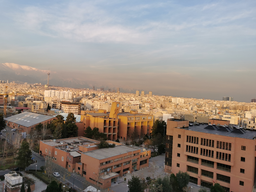
#> input picture imgs/Image1.png, 256 x 192 px, shrunk from 1094 x 821 before the run; the run also reads 1 picture not shown here
$ jupyter execute Panorama.ipynb   (older library calls are emulated)
#> lines starting #> are read from the running program, lines starting #| are printed output that depends on the picture; after the words box and inside, x2 and y2 are one past the last pixel; in counts of white or black regions, pixels touching at a corner belong together
# 1. Harris Corner Detector

[cell 1]
import cv2
import numpy as np
from matplotlib import pyplot as plt


def harris_corner_detector(image_path, gaussian_window_size=3, alpha=0.04, threshold=0.01,
                           neighborhood_size=3, non_maximal_suppression_enable=True):
    """
    Detects corners in an image using the Harris Corner Detection method.

    Args:
        image_path (str): The path to the image file.
        gaussian_window_size (int): Size of the Gaussian filter window. Default is 3.
        alpha (float): Harris detector free parameter. Default is 0.04.
        threshold (float): Threshold for corner detection. Default is 0.01.
        neighborhood_size (int): Size of the neighborhood for non-maximal suppression. Default is 3.
        non_maximal_suppression_enable (bool): Whether to apply non-maximal suppression. Default is True.

    Returns:
        tuple: The original image with corners marked and the binary corner response image.
    """
    # Load and convert image to grayscale
    image = cv2.imread(image_path)
    gray_image = cv2.cvtColor(image, cv2.COLOR_BGR2GRAY)

    # Apply Gaussian smoothing
    smoothed_image = apply_gaussian_blur(gray_image, gaussian_window_size)

    # Compute gradients
    Ix, Iy = compute_image_gradients(smoothed_image)

    # Compute the Harris corner response matrix
    R = compute_harris_response(Ix, Iy, alpha, neighborhood_size)

    # Identify corners based on threshold
    corners = identify_corners(R, threshold)

    # Apply non-maximal suppression if enabled
    if non_maximal_suppression_enable:
        corners = non_maximal_suppression(corners, neighborhood_size)

    # Draw corners on the image
    image_with_corners = draw_corners_on_image(image, corners, neighborhood_size)

    return cv2.cvtColor(image_with_corners, cv2.COLOR_BGR2RGB), corners


def apply_gaussian_blur(image, gaussian_window_size):
    """
    Applies Gaussian blur to the image.

    Args:
        image (numpy.ndarray): Grayscale image to be smoothed.
        gaussian_window_size (int): Size of the Gaussian filter window.

    Returns:
        numpy.ndarray: Smoothed image.
    """
    return cv2.GaussianBlur(image, (gaussian_window_size, gaussian_window_size), 0)


def compute_image_gradients(image):
    """
    Computes the gradients of the image using the Sobel operator.

    Args:
        image (numpy.ndarray): Smoothed grayscale image.

    Returns:
        tuple: Gradients in the x and y directions (Ix, Iy).
    """
    Ix = cv2.Sobel(image, cv2.CV_64F, 1, 0, ksize=3)
    Iy = cv2.Sobel(image, cv2.CV_64F, 0, 1, ksize=3)
    return Ix, Iy


def compute_harris_response(Ix, Iy, alpha, neighborhood_size):
    """
    Computes the Harris corner response matrix.

    Args:
        Ix (numpy.ndarray): Gradient in the x direction.
        Iy (numpy.ndarray): Gradient in the y direction.
        alpha (float): Harris detector free parameter.
        neighborhood_size (int): Size of the neighborhood window for summation.

    Returns:
        numpy.ndarray: Harris corner response matrix R.
    """
    Ixx = Ix ** 2
    Ixy = Ix * Iy
    Iyy = Iy ** 2

    # Sum of products of derivatives at each pixel
    window = np.ones((neighborhood_size, neighborhood_size), dtype=np.float32)
    Sxx = cv2.filter2D(Ixx, -1, window)
    Sxy = cv2.filter2D(Ixy, -1, window)
    Syy = cv2.filter2D(Iyy, -1, window)

    # Determinant and trace of the Harris matrix
    det_M = (Sxx * Syy) - (Sxy ** 2)
    trace_M = Sxx + Syy

    # Harris response formula
    return det_M - alpha * (trace_M ** 2)


def identify_corners(R, threshold):
    """
    Identifies corners based on the threshold.

    Args:
        R (numpy.ndarray): Harris corner response matrix.
        threshold (float): Threshold for corner detection.

    Returns:
        numpy.ndarray: Binary image with corners marked as 255.
    """
    corners = np.zeros_like(R, dtype=np.uint8)
    corners[R > threshold * np.max(R)] = 255
    return corners


def non_maximal_suppression(corners, neighborhood_size):
    """
    Applies non-maximal suppression to the corners.

    Args:
        corners (numpy.ndarray): Binary image with initial corner detections.
        neighborhood_size (int): Size of the neighborhood for suppression.

    Returns:
        numpy.ndarray: Binary image with non-maximally suppressed corners.
    """
    half_size = neighborhood_size // 2
    suppressed_corners = np.copy(corners)

    for i in range(half_size, corners.shape[0] - half_size):
        for j in range(half_size, corners.shape[1] - half_size):
            if corners[i, j] == 255:
                window = corners[i - half_size:i + half_size + 1, j - half_size:j + half_size + 1]
                if np.max(window) != 255:
                    suppressed_corners[i, j] = 0

    return suppressed_corners


def draw_corners_on_image(image, corners, neighborhood_size):
    """
    Draws circles on the original image at detected corner locations.

    Args:
        image (numpy.ndarray): Original image.
        corners (numpy.ndarray): Binary image with corner detections.
        neighborhood_size (int): Size of the neighborhood used for corner detection.

    Returns:
        numpy.ndarray: Image with corners marked.
    """
    height, width = image.shape[:2]
    offset = neighborhood_size // 2

    for y in range(offset, height - offset):
        for x in range(offset, width - offset):
            if corners[y, x] == 255:
                cv2.circle(image, (x, y), 5, (255, 0, 0), -1)

    return image

## 1.1 Effect of Different Gaussian Window Sizes

[cell 2]
# Example usage: Detecting corners with different Gaussian window sizes
img_with_corners_g3, _ = harris_corner_detector("./imgs/Image1.png", gaussian_window_size=3, alpha=0.04, threshold=0.30, neighborhood_size=5)
#> in harris_corner_detector, image is the input picture: shape (192, 256, 3); mean B, G, R 127.1, 135.4, 146.5
#> in harris_corner_detector, `gray_image = cv2.cvtColor(image, cv2.COLOR_BGR2GRAY)`:
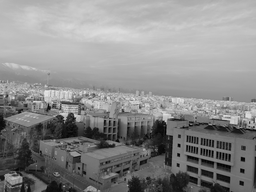
#> gray_image: shape (192, 256); min 0, max 230, mean 137.8
#> in compute_harris_response, `Sxy = cv2.filter2D(Ixy, -1, window)`:
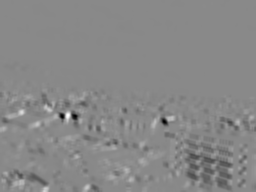
#> Sxy: shape (192, 256) float64; min -733355, max 630647, mean -5842.4; drawn with min black and max white
#> in compute_harris_response, `return det_M - alpha * (trace_M ** 2)`:
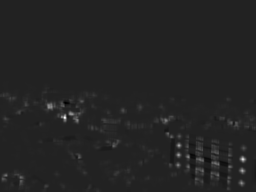
#> returned value: shape (192, 256) float64; min -1.23e+11, max 7.82e+11, mean 6.42e+09; drawn with min black and max white
#> in harris_corner_detector, `corners = identify_corners(R, threshold)`:
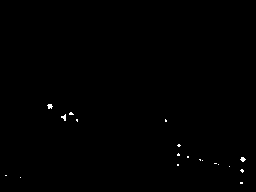
#> corners: shape (192, 256); 0.27% white in thin lines or dots, all inside (x1, y1, x2, y2) = (5, 104, 246, 184)
#> after the loop in draw_corners_on_image, `for y in range(offset, height - offset):`:
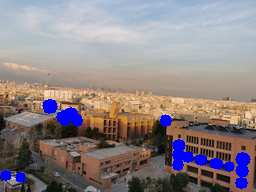
#> image: shape (192, 256, 3); mean B, G, R 134.3, 131.5, 141.5
img_with_corners_g5, _ = harris_corner_detector("./imgs/Image1.png", gaussian_window_size=5, alpha=0.04, threshold=0.30, neighborhood_size=5)
img_with_corners_g7, _ = harris_corner_detector("./imgs/Image1.png", gaussian_window_size=7, alpha=0.04, threshold=0.30, neighborhood_size=5)
#> call 3 of harris_corner_detector, with image_path = './imgs/Image1.png', gaussian_window_size = 7, alpha = 0.04, threshold = 0.3, neighborhood_size = 5, non_maximal_suppression_enable = True
#> in compute_image_gradients (call 3), `Ix = cv2.Sobel(image, cv2.CV_64F, 1, 0, ksize=3)`:
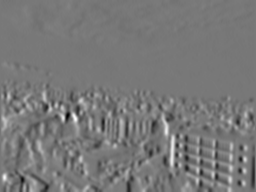
#> Ix: shape (192, 256) float64; min -228, max 256, mean 0.7; drawn with min black and max white
#> in compute_image_gradients (call 3), `Iy = cv2.Sobel(image, cv2.CV_64F, 0, 1, ksize=3)`:
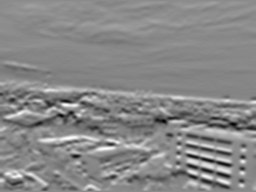
#> Iy: shape (192, 256) float64; min -238, max 198, mean -4.8; drawn with min black and max white
#> call 3 of compute_harris_response, with alpha = 0.04, neighborhood_size = 5
#> in compute_harris_response (call 3), `Iyy = Iy ** 2`:
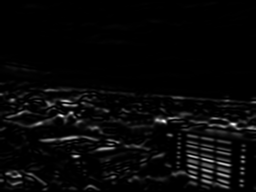
#> Iyy: shape (192, 256) float64; min 0, max 56644, mean 1864.2; drawn with min black and max white
#> in compute_harris_response (call 3), `trace_M = Sxx + Syy`:
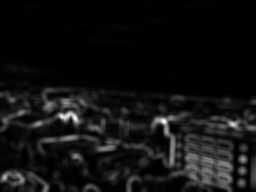
#> trace_M: shape (192, 256) float64; min 20, max 1026872, mean 70808.9; drawn with min black and max white
#> in harris_corner_detector (call 3), `corners = identify_corners(R, threshold)`:
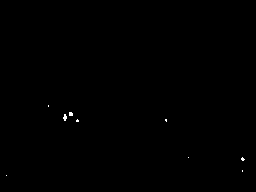
#> corners: shape (192, 256); 0.13% white in thin lines or dots, all inside (x1, y1, x2, y2) = (6, 105, 245, 176)

# Plotting the results
plt.figure(figsize=(15, 5))
plt.subplot(1, 3, 1)
plt.imshow(img_with_corners_g3)
plt.title("Gaussian Window = 3")
plt.axis(False)
plt.subplot(1, 3, 2)
plt.imshow(img_with_corners_g5)
plt.title("Gaussian Window = 5")
plt.axis(False)
plt.subplot(1, 3, 3)
plt.imshow(img_with_corners_g7)
plt.title("Gaussian Window = 7")
plt.axis(False)
plt.show()

## 1.2 Effect of Different Threshold Values

[cell 3]
# Example usage: Visualize corners with different threshold values
img_with_corners_th1, _ = harris_corner_detector("./imgs/Image1.png", gaussian_window_size=3, alpha=0.04, threshold=0.10, neighborhood_size=5)
img_with_corners_th3, _ = harris_corner_detector("./imgs/Image1.png", gaussian_window_size=3, alpha=0.04, threshold=0.30, neighborhood_size=5)
img_with_corners_th5, _ = harris_corner_detector("./imgs/Image1.png", gaussian_window_size=3, alpha=0.04, threshold=0.50, neighborhood_size=5)

# Plotting the results
plt.figure(figsize=(15, 5))
plt.subplot(1, 3, 1)
plt.imshow(img_with_corners_th1)
plt.title("Threshold = 0.1")
plt.axis(False)
plt.subplot(1, 3, 2)
plt.imshow(img_with_corners_th3)
plt.title("Threshold = 0.3")
plt.axis(False)
plt.subplot(1, 3, 3)
plt.imshow(img_with_corners_th5)
plt.title("Threshold = 0.5")
plt.axis(False)
plt.show()

## 1.3 Effect of Non-Maximal Suppression

[cell 4]
# Example usage: Visualize corners with and without non-maximal suppression
img_with_corners_wo_nms, _ = harris_corner_detector("./imgs/Image1.png", gaussian_window_size=3, alpha=0.04, threshold=0.30, neighborhood_size=5, non_maximal_suppression_enable=False)
img_with_corners_w_nms, _ = harris_corner_detector("./imgs/Image1.png", gaussian_window_size=3, alpha=0.04, threshold=0.30, neighborhood_size=5)

# Plotting the results
plt.figure(figsize=(15, 5))
plt.subplot(1, 2, 1)
plt.imshow(img_with_corners_wo_nms)
plt.title("Before Non-Maximal Suppression")
plt.axis(False)
plt.subplot(1, 2, 2)
plt.imshow(img_with_corners_w_nms)
plt.title("After Non-Maximal Suppression")
plt.axis(False)
plt.show()

# 2. RANSAC & Panorama Image

[cell 5]
import cv2
import numpy as np
import matplotlib.pyplot as plt


def draw_matches(img1, img2, kp1, kp2, matches):
    """
    Draws matches between keypoints of two images.

    Args:
        img1 (numpy.ndarray): First image.
        img2 (numpy.ndarray): Second image.
        kp1 (list): Keypoints in the first image.
        kp2 (list): Keypoints in the second image.
        matches (list): List of matched keypoints.

    Returns:
        numpy.ndarray: Image with matches drawn.
    """
    return cv2.drawMatches(
        img1, kp1,
        img2, kp2,
        matches, None,
        flags=cv2.DrawMatchesFlags_NOT_DRAW_SINGLE_POINTS
    )


def sift_feature_matching(img1, img2):
    """
    Performs SIFT feature detection and matching between two images.

    Args:
        img1 (numpy.ndarray): First grayscale image.
        img2 (numpy.ndarray): Second grayscale image.

    Returns:
        tuple: Source points, destination points, and image with matches drawn.
    """
    # Initialize SIFT detector
    sift = cv2.SIFT_create()

    # Detect keypoints and compute descriptors
    kp1, des1 = sift.detectAndCompute(img1, None)
    kp2, des2 = sift.detectAndCompute(img2, None)

    # Initialize Brute Force Matcher and match descriptors
    bf = cv2.BFMatcher()
    matches = bf.knnMatch(des1, des2, k=2)

    # Apply ratio test to filter good matches
    good_matches = [m for m, n in matches if m.distance < 0.75 * n.distance]

    # Draw matches between keypoints
    matched_img = draw_matches(img1, img2, kp1, kp2, good_matches)

    # Extract matched keypoints
    src_pts = np.float32([kp1[m.queryIdx].pt for m in good_matches]).reshape(-1, 1, 2)
    dst_pts = np.float32([kp2[m.trainIdx].pt for m in good_matches]).reshape(-1, 1, 2)

    return src_pts, dst_pts, matched_img


def ransac_homography(src_pts, dst_pts, num_iterations=2000, threshold=4):
    """
    Computes the best homography matrix using RANSAC.

    Args:
        src_pts (numpy.ndarray): Source points from the first image.
        dst_pts (numpy.ndarray): Destination points from the second image.
        num_iterations (int): Number of RANSAC iterations. Default is 2000.
        threshold (float): Distance threshold to determine inliers. Default is 4.

    Returns:
        numpy.ndarray: Homography matrix.
    """
    best_H = None
    max_inliers = 0

    for _ in range(num_iterations):
        # Randomly select 4 correspondences to compute homography
        indices = np.random.choice(len(src_pts), 4, replace=False)
        src_sample = src_pts[indices]
        dst_sample = dst_pts[indices]

        # Compute homography matrix
        H, _ = cv2.findHomography(src_sample, dst_sample, cv2.RANSAC, threshold)

        # Apply homography to all points
        transformed_pts = cv2.perspectiveTransform(src_pts, H)

        # Calculate number of inliers
        distances = np.linalg.norm(transformed_pts - dst_pts, axis=2)
        inliers = np.sum(distances < threshold)

        # Update the best homography matrix if more inliers are found
        if inliers > max_inliers:
            max_inliers = inliers
            best_H = H

    return best_H


def stitch_images(img1, img2, H):
    """
    Stitches two images together using a homography matrix.

    Args:
        img1 (numpy.ndarray): First image.
        img2 (numpy.ndarray): Second image.
        H (numpy.ndarray): Homography matrix.

    Returns:
        numpy.ndarray: Stitched image.
    """
    height, width = img2.shape[:2]

    # Warp img1 to align with img2 using the homography matrix
    warped_img1 = cv2.warpPerspective(img1, H, (img1.shape[1] + width, height))
    warped_img1[:height, :width] = img2

    return warped_img1


def show_images(*images, titles=None):
    """
    Displays multiple images using matplotlib.

    Args:
        *images: Variable length image list to display.
        titles (list, optional): Titles for each subplot. Defaults to None.

    Returns:
        None
    """
    num_images = len(images)
    plt.figure(figsize=(15, 12))

    for i, image in enumerate(images):
        plt.subplot(num_images, 1, i + 1)
        plt.imshow(cv2.cvtColor(image, cv2.COLOR_BGR2RGB))
        if titles:
            plt.title(titles[i])
        plt.axis('off')

    plt.show()


if __name__ == "__main__":
    # Load images
    img1 = cv2.imread('./imgs/Image1.png')
    img2 = cv2.imread('./imgs/Image2.png')

    # Convert images to grayscale
    gray_img1 = cv2.cvtColor(img1, cv2.COLOR_BGR2GRAY)
    gray_img2 = cv2.cvtColor(img2, cv2.COLOR_BGR2GRAY)

    # Extract features and matching points
    src_pts, dst_pts, matched_img = sift_feature_matching(gray_img1, gray_img2)
#> in sift_feature_matching, `kp1, des1 = sift.detectAndCompute(img1, None)`: kp1 = 408 keypoints; strongest (x, y, size): (179, 145, 2.1), (178, 155, 2.1), (243, 159, 3), (178, 165, 2.1)
#> in sift_feature_matching, `kp2, des2 = sift.detectAndCompute(img2, None)`: kp2 = 392 keypoints; strongest (x, y, size): (79, 166, 2.1), (38, 156, 9.2), (10, 155, 9.4), (126, 100, 1.9)
#> in sift_feature_matching, `matches = bf.knnMatch(des1, des2, k=2)`: matches = 408 matches
#> in sift_feature_matching, `good_matches = [m for m, n in matches if m.distance < 0.75 * n.distance]`: good_matches = 72 matches
#> in sift_feature_matching, `src_pts = np.float32([kp1[m.queryIdx].pt for m in good_matches]).resha..`: src_pts = 72 rows, first 8: [7.05, 63.91], [10.5, 154], [13.1, 178], [16.9, 143.1], [19.72, 105.3], [20.68, 128.1], [20.96, 103.3], [21.66, 98.61]
#> in sift_feature_matching, `dst_pts = np.float32([kp2[m.trainIdx].pt for m in good_matches]).resha..`: dst_pts = 72 rows, first 8: [158.4, 65.02], [159.9, 143], [161.7, 164.4], [165.2, 134.7], [168.3, 101.6], [168.3, 121.6], [168.7, 99.19], [169.3, 95.3]

    # Find the best homography using RANSAC
    H = ransac_homography(src_pts, dst_pts, threshold=0.5)
#> the loop in ransac_homography, `for _ in range(num_iterations):` made 2000 passes
#> (indices, src_sample, dst_sample, inliers, max_inliers) on pass 11: ([22, 60, 57, 7], [[37, 149.8], [82.38, 112], [78.81, 151.4], [21.66, 98.61]], [[182, 143.7], [229, 111], [224.2, 153.5], [169.3, 95.3]], 54, 54)
#> (indices, src_sample, inliers, max_inliers) on pass 38: ([54, 2, 0, 21], [[76.48, 101.6], [13.1, 178], [7.05, 63.91], [36.97, 122.1]], 59, 59)
#> after the loop in ransac_homography, `for _ in range(num_iterations):`: max_inliers = 65
#> H = [[0.267, -0.00538, 154.1], [-0.262, 0.843, 12.17], [-0.00289, 3.43e-05, 1]]

    # Stitch images together
    result = stitch_images(img1, img2, H)

    # Display the matched keypoints and the final stitched image
    show_images(matched_img, result, titles=["Matched Keypoints", "Stitched Image"])
